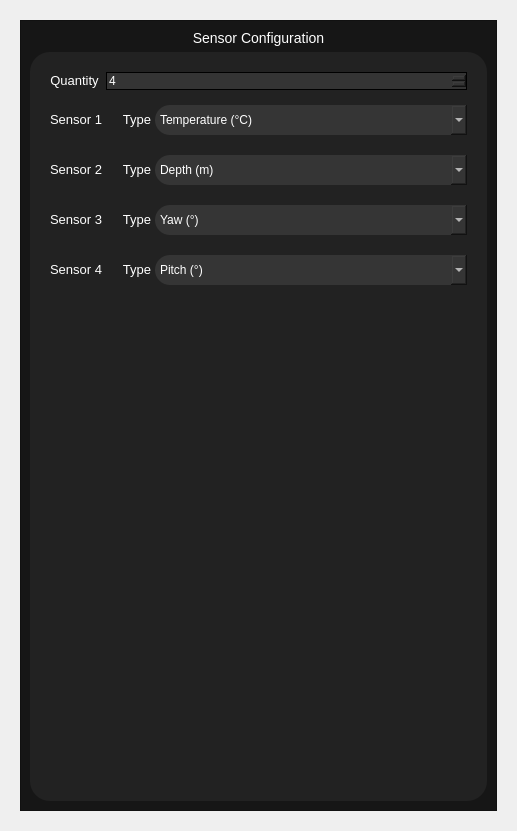
<?xml version="1.0" encoding="UTF-8"?>
<ui version="4.0">
 <class>Form</class>
 <widget class="QWidget" name="Form">
  <property name="geometry">
   <rect>
    <x>0</x>
    <y>0</y>
    <width>517</width>
    <height>831</height>
   </rect>
  </property>
  <property name="windowTitle">
   <string>Form</string>
  </property>
  <layout class="QVBoxLayout" name="verticalLayout_5">
   <item>
    <widget class="QWidget" name="config_sensor_config_widget" native="true">
     <layout class="QVBoxLayout" name="verticalLayout_4">
      <item>
       <widget class="QFrame" name="config_sensor_config">
        <property name="styleSheet">
         <string notr="true">QFrame#config_sensor_config{
background-color:	rgba(22,22,22,255);
}</string>
        </property>
        <property name="frameShape">
         <enum>QFrame::StyledPanel</enum>
        </property>
        <property name="frameShadow">
         <enum>QFrame::Raised</enum>
        </property>
        <layout class="QVBoxLayout" name="verticalLayout_2">
         <item>
          <widget class="QLabel" name="config_label_sensor_config">
           <property name="sizePolicy">
            <sizepolicy hsizetype="Expanding" vsizetype="Fixed">
             <horstretch>0</horstretch>
             <verstretch>0</verstretch>
            </sizepolicy>
           </property>
           <property name="styleSheet">
            <string notr="true">color:White;
font-size: 14px;</string>
           </property>
           <property name="text">
            <string>Sensor Configuration</string>
           </property>
           <property name="alignment">
            <set>Qt::AlignBottom|Qt::AlignHCenter</set>
           </property>
          </widget>
         </item>
         <item>
          <widget class="QFrame" name="config_frame_sensor_config">
           <property name="styleSheet">
            <string notr="true">QFrame#config_frame_sensor_config{
background-color: rgba(34,34,34,255);
border-radius: 20px;
}

QLineEdit{
background-color: rgba(52,52,52,255);
border: 1px solid black;
color: white;
}

QLabel{
color: White;
font-size: 13px;
}

QSpinBox{
background-color: rgba(52,52,52,255);
border: 1px solid black;
color: white;
}
QSpinBox:hover{
background-color: rgba(52,52,52,200);
}

QComboBox {
border-radius: 15px;
color: White;
background-color: rgba(53,53,53,255);
height: 30px;
}
QComboBox:hover{
background-color: rgba(53,53,53,200);
}
QComboBox:pressed{
background-color: rgba(53,53,53,128);
}
QComboBox:on {
background-color: rgba(53,53,53,255);
border-bottom-left-radius: 0px;
border-bottom-right-radius: 0px;
}
QComboBox QAbstractItemView {
background: rgba(53,53,53,255);
color: White;
border: none;
selection-background-color: rgba(17, 120, 223, 255);
outline: 0px;
}
QComboBox::drop-down {
border-color: transparent;
background-color: transparent;
image: url(images/white_down_arrow.png);
width: 14px;
height: 14px;
padding-right: 9px;
padding-top: 9px;
}</string>
           </property>
           <property name="frameShape">
            <enum>QFrame::StyledPanel</enum>
           </property>
           <property name="frameShadow">
            <enum>QFrame::Raised</enum>
           </property>
           <layout class="QVBoxLayout" name="verticalLayout_6">
            <item>
             <layout class="QVBoxLayout" name="verticalLayout_3">
              <property name="spacing">
               <number>15</number>
              </property>
              <property name="leftMargin">
               <number>11</number>
              </property>
              <property name="topMargin">
               <number>11</number>
              </property>
              <property name="rightMargin">
               <number>11</number>
              </property>
              <property name="bottomMargin">
               <number>11</number>
              </property>
              <item>
               <layout class="QHBoxLayout" name="horizontalLayout">
                <property name="spacing">
                 <number>7</number>
                </property>
                <item>
                 <widget class="QLabel" name="config_label_sensor_config_quantity">
                  <property name="sizePolicy">
                   <sizepolicy hsizetype="Fixed" vsizetype="Fixed">
                    <horstretch>0</horstretch>
                    <verstretch>0</verstretch>
                   </sizepolicy>
                  </property>
                  <property name="text">
                   <string>Quantity</string>
                  </property>
                  <property name="alignment">
                   <set>Qt::AlignCenter</set>
                  </property>
                  <property name="buddy">
                   <cstring>config_label_sensor_config_quantity</cstring>
                  </property>
                 </widget>
                </item>
                <item>
                 <widget class="QSpinBox" name="config_spinbox_sensor_config_quantity">
                  <property name="readOnly">
                   <bool>false</bool>
                  </property>
                  <property name="minimum">
                   <number>0</number>
                  </property>
                  <property name="value">
                   <number>4</number>
                  </property>
                 </widget>
                </item>
               </layout>
              </item>
              <item>
               <layout class="QVBoxLayout" name="verticalLayout">
                <property name="spacing">
                 <number>20</number>
                </property>
                <item>
                 <layout class="QHBoxLayout" name="horizontalLayout_6">
                  <property name="spacing">
                   <number>20</number>
                  </property>
                  <item>
                   <widget class="QLabel" name="config_label_sensor_config_sensor_1">
                    <property name="sizePolicy">
                     <sizepolicy hsizetype="Fixed" vsizetype="Fixed">
                      <horstretch>0</horstretch>
                      <verstretch>0</verstretch>
                     </sizepolicy>
                    </property>
                    <property name="text">
                     <string>Sensor 1</string>
                    </property>
                    <property name="alignment">
                     <set>Qt::AlignCenter</set>
                    </property>
                    <property name="buddy">
                     <cstring>config_label_test_speed</cstring>
                    </property>
                   </widget>
                  </item>
                  <item>
                   <layout class="QHBoxLayout" name="horizontalLayout_2">
                    <property name="spacing">
                     <number>4</number>
                    </property>
                    <item>
                     <widget class="QLabel" name="config_label_sensor_config_type_sensor_1">
                      <property name="sizePolicy">
                       <sizepolicy hsizetype="Fixed" vsizetype="Fixed">
                        <horstretch>0</horstretch>
                        <verstretch>0</verstretch>
                       </sizepolicy>
                      </property>
                      <property name="text">
                       <string>Type</string>
                      </property>
                      <property name="alignment">
                       <set>Qt::AlignRight|Qt::AlignTrailing|Qt::AlignVCenter</set>
                      </property>
                      <property name="buddy">
                       <cstring>config_label_test_speed</cstring>
                      </property>
                     </widget>
                    </item>
                    <item>
                     <widget class="QComboBox" name="config_cbox_sensor_config_type_sensor_1">
                      <property name="currentIndex">
                       <number>0</number>
                      </property>
                      <item>
                       <property name="text">
                        <string>Temperature (°C)</string>
                       </property>
                      </item>
                      <item>
                       <property name="text">
                        <string>Depth (m)</string>
                       </property>
                      </item>
                      <item>
                       <property name="text">
                        <string>Yaw (°)</string>
                       </property>
                      </item>
                      <item>
                       <property name="text">
                        <string>Pitch (°)</string>
                       </property>
                      </item>
                     </widget>
                    </item>
                   </layout>
                  </item>
                 </layout>
                </item>
                <item>
                 <layout class="QHBoxLayout" name="horizontalLayout_7">
                  <property name="spacing">
                   <number>20</number>
                  </property>
                  <item>
                   <widget class="QLabel" name="config_label_sensor_config_sensor_2">
                    <property name="sizePolicy">
                     <sizepolicy hsizetype="Fixed" vsizetype="Fixed">
                      <horstretch>0</horstretch>
                      <verstretch>0</verstretch>
                     </sizepolicy>
                    </property>
                    <property name="text">
                     <string>Sensor 2</string>
                    </property>
                    <property name="alignment">
                     <set>Qt::AlignCenter</set>
                    </property>
                    <property name="buddy">
                     <cstring>config_label_test_speed</cstring>
                    </property>
                   </widget>
                  </item>
                  <item>
                   <layout class="QHBoxLayout" name="horizontalLayout_3">
                    <property name="spacing">
                     <number>4</number>
                    </property>
                    <item>
                     <widget class="QLabel" name="config_label_sensor_config_type_sensor_2">
                      <property name="sizePolicy">
                       <sizepolicy hsizetype="Fixed" vsizetype="Fixed">
                        <horstretch>0</horstretch>
                        <verstretch>0</verstretch>
                       </sizepolicy>
                      </property>
                      <property name="text">
                       <string>Type</string>
                      </property>
                      <property name="alignment">
                       <set>Qt::AlignRight|Qt::AlignTrailing|Qt::AlignVCenter</set>
                      </property>
                      <property name="buddy">
                       <cstring>config_label_test_speed</cstring>
                      </property>
                     </widget>
                    </item>
                    <item>
                     <widget class="QComboBox" name="config_cbox_sensor_config_type_sensor_2">
                      <property name="currentIndex">
                       <number>1</number>
                      </property>
                      <item>
                       <property name="text">
                        <string>Temperature (°C)</string>
                       </property>
                      </item>
                      <item>
                       <property name="text">
                        <string>Depth (m)</string>
                       </property>
                      </item>
                      <item>
                       <property name="text">
                        <string>Yaw (°)</string>
                       </property>
                      </item>
                      <item>
                       <property name="text">
                        <string>Pitch (°)</string>
                       </property>
                      </item>
                     </widget>
                    </item>
                   </layout>
                  </item>
                 </layout>
                </item>
                <item>
                 <layout class="QHBoxLayout" name="horizontalLayout_8">
                  <property name="spacing">
                   <number>20</number>
                  </property>
                  <item>
                   <widget class="QLabel" name="config_label_sensor_config_sensor_3">
                    <property name="sizePolicy">
                     <sizepolicy hsizetype="Fixed" vsizetype="Fixed">
                      <horstretch>0</horstretch>
                      <verstretch>0</verstretch>
                     </sizepolicy>
                    </property>
                    <property name="text">
                     <string>Sensor 3</string>
                    </property>
                    <property name="alignment">
                     <set>Qt::AlignCenter</set>
                    </property>
                    <property name="buddy">
                     <cstring>config_label_test_speed</cstring>
                    </property>
                   </widget>
                  </item>
                  <item>
                   <layout class="QHBoxLayout" name="horizontalLayout_4">
                    <property name="spacing">
                     <number>4</number>
                    </property>
                    <item>
                     <widget class="QLabel" name="config_label_sensor_config_type_sensor_3">
                      <property name="sizePolicy">
                       <sizepolicy hsizetype="Fixed" vsizetype="Fixed">
                        <horstretch>0</horstretch>
                        <verstretch>0</verstretch>
                       </sizepolicy>
                      </property>
                      <property name="text">
                       <string>Type</string>
                      </property>
                      <property name="alignment">
                       <set>Qt::AlignRight|Qt::AlignTrailing|Qt::AlignVCenter</set>
                      </property>
                      <property name="buddy">
                       <cstring>config_label_test_speed</cstring>
                      </property>
                     </widget>
                    </item>
                    <item>
                     <widget class="QComboBox" name="config_cbox_sensor_config_type_sensor_3">
                      <property name="currentIndex">
                       <number>2</number>
                      </property>
                      <item>
                       <property name="text">
                        <string>Temperature (°C)</string>
                       </property>
                      </item>
                      <item>
                       <property name="text">
                        <string>Depth (m)</string>
                       </property>
                      </item>
                      <item>
                       <property name="text">
                        <string>Yaw (°)</string>
                       </property>
                      </item>
                      <item>
                       <property name="text">
                        <string>Pitch (°)</string>
                       </property>
                      </item>
                     </widget>
                    </item>
                   </layout>
                  </item>
                 </layout>
                </item>
                <item>
                 <layout class="QHBoxLayout" name="horizontalLayout_9">
                  <property name="spacing">
                   <number>20</number>
                  </property>
                  <item>
                   <widget class="QLabel" name="config_label_sensor_config_sensor_4">
                    <property name="sizePolicy">
                     <sizepolicy hsizetype="Fixed" vsizetype="Fixed">
                      <horstretch>0</horstretch>
                      <verstretch>0</verstretch>
                     </sizepolicy>
                    </property>
                    <property name="text">
                     <string>Sensor 4</string>
                    </property>
                    <property name="alignment">
                     <set>Qt::AlignCenter</set>
                    </property>
                    <property name="buddy">
                     <cstring>config_label_test_speed</cstring>
                    </property>
                   </widget>
                  </item>
                  <item>
                   <layout class="QHBoxLayout" name="horizontalLayout_5">
                    <property name="spacing">
                     <number>4</number>
                    </property>
                    <item>
                     <widget class="QLabel" name="config_label_sensor_config_type_sensor_4">
                      <property name="sizePolicy">
                       <sizepolicy hsizetype="Fixed" vsizetype="Fixed">
                        <horstretch>0</horstretch>
                        <verstretch>0</verstretch>
                       </sizepolicy>
                      </property>
                      <property name="text">
                       <string>Type</string>
                      </property>
                      <property name="alignment">
                       <set>Qt::AlignRight|Qt::AlignTrailing|Qt::AlignVCenter</set>
                      </property>
                      <property name="buddy">
                       <cstring>config_label_test_speed</cstring>
                      </property>
                     </widget>
                    </item>
                    <item>
                     <widget class="QComboBox" name="config_cbox_sensor_config_type_sensor_4">
                      <property name="currentIndex">
                       <number>3</number>
                      </property>
                      <item>
                       <property name="text">
                        <string>Temperature (°C)</string>
                       </property>
                      </item>
                      <item>
                       <property name="text">
                        <string>Depth (m)</string>
                       </property>
                      </item>
                      <item>
                       <property name="text">
                        <string>Yaw (°)</string>
                       </property>
                      </item>
                      <item>
                       <property name="text">
                        <string>Pitch (°)</string>
                       </property>
                      </item>
                     </widget>
                    </item>
                   </layout>
                  </item>
                 </layout>
                </item>
               </layout>
              </item>
             </layout>
            </item>
            <item>
             <spacer name="verticalSpacer">
              <property name="orientation">
               <enum>Qt::Vertical</enum>
              </property>
              <property name="sizeHint" stdset="0">
               <size>
                <width>20</width>
                <height>40</height>
               </size>
              </property>
             </spacer>
            </item>
           </layout>
          </widget>
         </item>
        </layout>
       </widget>
      </item>
     </layout>
    </widget>
   </item>
  </layout>
 </widget>
 <resources/>
 <connections/>
</ui>
